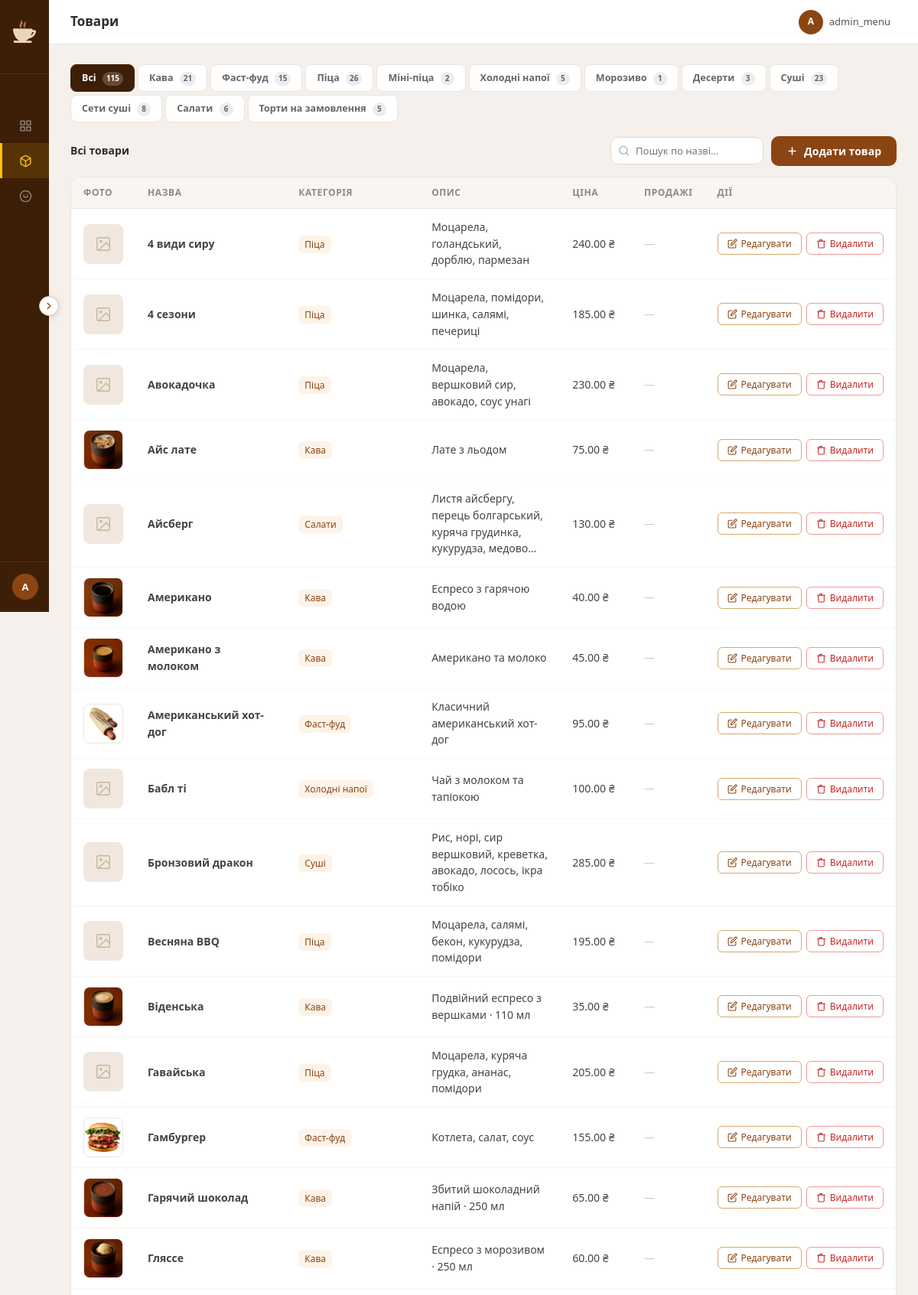
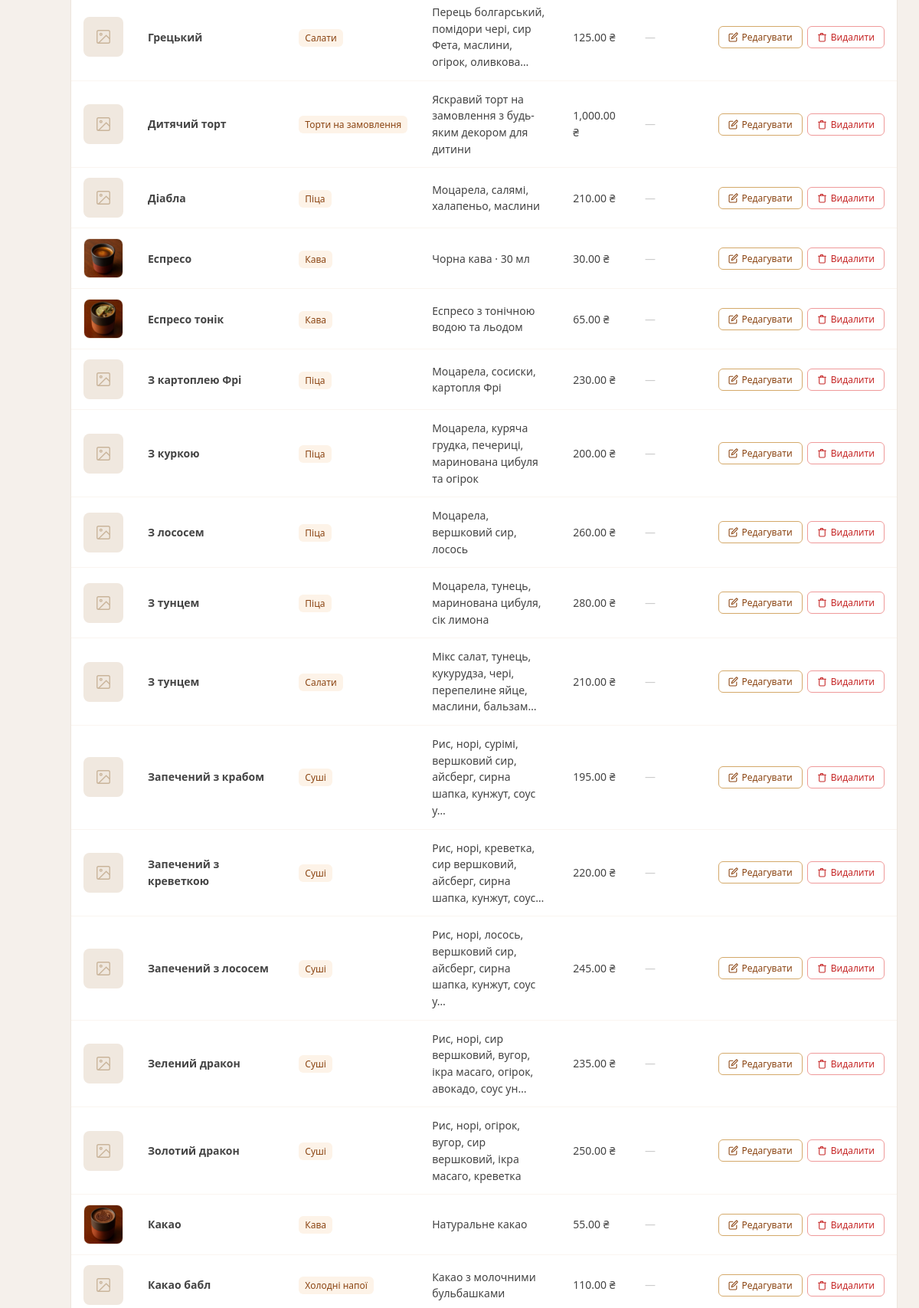
The app's page /admin/manage_items.php (signed in, upper part) with its own data (2 pictures, top to bottom).
### tables this page shows
CREATE TABLE `pizza_items` (
  `id` int(11) NOT NULL AUTO_INCREMENT,
  `name` varchar(255) NOT NULL,
  `description` text DEFAULT NULL,
  `image` varchar(255) NOT NULL,
  `price` decimal(10,2) NOT NULL DEFAULT 0.00,
  `price_large` decimal(10,2) DEFAULT 0.00,
  `popularity` int(11) NOT NULL DEFAULT 0,
  `sauce_type` enum('tomato','cream','bbq') NOT NULL DEFAULT 'tomato',
  `is_spicy` tinyint(1) NOT NULL DEFAULT 0,
  `has_size_choice` tinyint(1) NOT NULL DEFAULT 1,
  `ingredients_tags` varchar(500) DEFAULT NULL,
  PRIMARY KEY (`id`),
  KEY `popularity` (`popularity`)
);

CREATE TABLE `coffee_items` (
  `id` int(11) NOT NULL AUTO_INCREMENT,
  `name` varchar(255) NOT NULL,
  `description` text DEFAULT NULL,
  `image` varchar(255) NOT NULL,
  `price` decimal(10,2) NOT NULL DEFAULT 0.00,
  `is_cold` tinyint(1) NOT NULL DEFAULT 0,
  `popularity` int(11) NOT NULL DEFAULT 0,
  PRIMARY KEY (`id`),
  KEY `popularity` (`popularity`)
);

CREATE TABLE `salad_items` (
  `id` int(11) NOT NULL AUTO_INCREMENT,
  `name` varchar(255) NOT NULL,
  `description` text DEFAULT NULL,
  `image` varchar(255) NOT NULL DEFAULT 'static/images/menu_items/default.jpg',
  `price` decimal(10,2) NOT NULL DEFAULT 0.00,
  `popularity` int(11) NOT NULL DEFAULT 0,
  PRIMARY KEY (`id`),
  KEY `popularity` (`popularity`)
);

CREATE TABLE `fast_food_items` (
  `id` int(11) NOT NULL AUTO_INCREMENT,
  `name` varchar(255) NOT NULL,
  `description` text DEFAULT NULL,
  `image` varchar(255) NOT NULL,
  `price` decimal(10,2) NOT NULL DEFAULT 0.00,
  `popularity` int(11) NOT NULL DEFAULT 0,
  `variant_options` text DEFAULT NULL,
  PRIMARY KEY (`id`),
  KEY `popularity` (`popularity`)
);

CREATE TABLE `cold_drink_items` (
  `id` int(11) NOT NULL AUTO_INCREMENT,
  `name` varchar(255) NOT NULL,
  `description` text DEFAULT NULL,
  `image` varchar(255) NOT NULL,
  `price` decimal(10,2) NOT NULL DEFAULT 0.00,
  `popularity` int(11) NOT NULL DEFAULT 0,
  PRIMARY KEY (`id`),
  KEY `popularity` (`popularity`)
);

CREATE TABLE `sushi_items` (
  `id` int(11) NOT NULL AUTO_INCREMENT,
  `name` varchar(255) NOT NULL,
  `subcategory` varchar(80) NOT NULL DEFAULT '',
  `description` text DEFAULT NULL,
  `weight` varchar(20) NOT NULL DEFAULT '',
  `image` varchar(255) NOT NULL DEFAULT 'static/images/menu_items/default.jpg',
  `price` decimal(10,2) NOT NULL DEFAULT 0.00,
  `popularity` int(11) NOT NULL DEFAULT 0,
  PRIMARY KEY (`id`),
  KEY `popularity` (`popularity`)
);

CREATE TABLE `cake_items` (
  `id` int(11) NOT NULL AUTO_INCREMENT,
  `name` varchar(255) NOT NULL,
  `description` text DEFAULT NULL,
  `image` varchar(255) NOT NULL DEFAULT 'static/images/menu_items/default.jpg',
  `price_per_kg` decimal(10,2) NOT NULL DEFAULT 1000.00,
  `min_weight` decimal(4,1) NOT NULL DEFAULT 1.0,
  `is_custom_order` tinyint(1) NOT NULL DEFAULT 1,
  `popularity` int(11) NOT NULL DEFAULT 0,
  `price` decimal(10,2) NOT NULL DEFAULT 1000.00,
  PRIMARY KEY (`id`),
  KEY `popularity` (`popularity`)
);

### admin/manage_items.php (the view, shortened to what this page needs)
<?php
require_once __DIR__ . '/../db/db.php';
$allowed = ['coffee_items','fast_food_items','pizza_items','mini_pizza_items','cold_drink_items','ice_cream_items','dessert_items','sushi_items','sushi_sets','salad_items','cake_items'];
$categoryNames = [
    'coffee_items'      => 'Кава',
    'fast_food_items'   => 'Фаст-фуд',
    'pizza_items'       => 'Піца', 'mini_pizza_items' => 'Міні-піца',
    'cold_drink_items'  => 'Холодні напої',
    'ice_cream_items'   => 'Морозиво',
    'dessert_items'     => 'Десерти',
    'sushi_items'       => 'Суші',
    'sushi_sets'        => 'Сети суші',
    'salad_items'       => 'Салати',
    'cake_items'        => 'Торти на замовлення',
];
$category = $_GET['category'] ?? 'all';
$isAll    = ($category === 'all');
$catTitle = $isAll ? 'Всі товари' : ($categoryNames[$category] ?? $category);
$popularity = [];
$items = [];
if ($isAll) {
    foreach ($allowed as $t) {
        $res2 = $conn->query("SELECT id, name, description, image, price FROM `$t` ORDER BY id DESC");
        if ($res2) while ($row = $res2->fetch_assoc()) {
            $row['_table'] = $t;
            $items[] = $row;
        }
    }
    usort($items, fn($a,$b) => strcmp($a['name'], $b['name']));
} else {
    $res = $conn->query("SELECT * FROM `$category` ORDER BY id DESC");
    if ($res) while ($row = $res->fetch_assoc()) $items[] = $row;
}
$tabCounts = [];
foreach ($allowed as $t) {
    $r2 = $conn->query("SELECT COUNT(*) AS c FROM `$t`");
    $tabCounts[$t] = $r2 ? (int)$r2->fetch_assoc()['c'] : 0;
}
$tabCounts['all'] = array_sum($tabCounts);
$nameCol = 'name';
include 'includes/layout_top.php';
?>
<div class="cat-tabs">
  <a href="manage_items.php?category=all"
     class="cat-tab <?= $isAll?'active':'' ?>">
    Всі
    <span class="cat-tab-count"><?= $tabCounts['all'] ?></span>
  </a>
  <?php foreach ($allowed as $t): ?>
    <a href="manage_items.php?category=<?= $t ?>"
       class="cat-tab <?= (!$isAll && $category===$t)?'active':'' ?>">
      <?= $categoryNames[$t] ?>
      <span class="cat-tab-count"><?= $tabCounts[$t] ?></span>
    </a>
  <?php endforeach; ?>
</div>
<div class="section-head">
  <h2 class="section-title"><?= htmlspecialchars($catTitle) ?></h2>
  <div style="display:flex;gap:10px;align-items:center;flex-wrap:wrap">
    <div style="position:relative">
      <input type="search" id="itemSearch" placeholder="Пошук по назві…"
             style="padding:8px 12px 8px 32px;border:1.5px solid #e0d8d0;border-radius:10px;font-size:13px;font-family:inherit;outline:none;width:200px;transition:border-color .2s"
             oninput="filterItems(this.value)"
             onfocus="this.style.borderColor='#8B4513'" onblur="this.style.borderColor='#e0d8d0'">
    </div>
    <button class="btn-add-item" onclick="openItemModal()">
      <svg width="15" height="15" viewBox="0 0 24 24" fill="none" stroke="currentColor" stroke-width="2.5" stroke-linecap="round">
        <line x1="12" y1="5" x2="12" y2="19"/><line x1="5" y1="12" x2="19" y2="12"/>
      </svg>
      Додати товар
    </button>
  </div>
</div>
<div class="table-wrap">
  <table class="admin-table">
    <thead>
      <tr>
        <th>Фото</th><th>Назва</th>
        <?php if ($isAll): ?><th>Категорія</th><?php endif; ?>
        <th class="col-hide-mobile">Опис</th>
        <th>Ціна</th><th class="col-hide-mobile">Продажі</th><th>Дії</th>
      </tr>
    </thead>
    <tbody id="itemsTableBody">
      <?php foreach ($items as $item):
        $itemCat  = $item['_table'] ?? $category;
        $name     = $item['name'] ?? '—';
        $desc     = $item['description'] ?? '';
        $sold     = $popularity[$item['id']] ?? 0;
      ?>
      <tr id="item-row-<?= $item['id'] ?>" data-cat="<?= htmlspecialchars($itemCat) ?>">
        <?php
          $imgSrc = $item['image'] ?? '';
          $hasPhoto = !empty($imgSrc)
                      && !str_contains($imgSrc, 'default.jpg')
                      && file_exists(__DIR__ . '/../' . $imgSrc);
        ?>
        <td>
          <?php if ($hasPhoto): ?>
            <img src="../<?= htmlspecialchars($imgSrc) ?>" alt=""
                 style="width:52px;height:52px;object-fit:cover;border-radius:8px;border:1px solid #ede5dd"
                 onerror="this.replaceWith(document.getElementById('no-photo-tpl').content.cloneNode(true))">
          <?php else: ?>
            <div style="width:52px;height:52px;background:#f0e8df;border-radius:8px;display:flex;align-items:center;justify-content:center">
              <svg width="22" height="22" viewBox="0 0 24 24" fill="none" stroke="#c9b49a" stroke-width="1.5"><rect x="3" y="3" width="18" height="18" rx="2"/><circle cx="8.5" cy="8.5" r="1.5"/><polyline points="21 15 16 10 5 21"/></svg>
            </div>
          <?php endif; ?>
        </td>
        <td><strong><?= htmlspecialchars($name) ?></strong></td>
        <?php if ($isAll): ?>
        <td>
          <a href="manage_items.php?category=<?= $itemCat ?>" style="font-size:12px;color:#8B4513;text-decoration:none;background:#fdf3e8;padding:3px 8px;border-radius:6px;white-space:nowrap">
            <?= htmlspecialchars($categoryNames[$itemCat] ?? $itemCat) ?>
          </a>
        </td>
        <?php endif; ?>
        <td class="td-desc col-hide-mobile"><?= htmlspecialchars(mb_substr($desc,0,70)) ?><?= mb_strlen($desc)>70?'…':'' ?></td>
        <td><?= number_format($item['price'],2) ?> ₴</td>
        <td class="col-hide-mobile">
          <?php if ($sold > 0): ?>
            <span class="sold-badge"><?= $sold ?> шт</span>
          <?php else: ?>
            <span style="color:#ccc">—</span>
          <?php endif; ?>
        </td>
        <td>
          <div class="item-actions" id="actions-<?= $item['id'] ?>">
            <?php
              $itemForJs = array_merge($item, ['_nameCol' => $nameCol]);
              if (!$hasPhoto) {
                  $itemForJs['image'] = '';
              }
            ?>
            <button class="item-btn-edit"
                    onclick='openItemModal(<?= $item["id"] ?>, <?= htmlspecialchars(json_encode($itemForJs), ENT_QUOTES) ?>)'>
              <svg width="13" height="13" viewBox="0 0 24 24" fill="none" stroke="currentColor" stroke-width="2" stroke-linecap="round"><path d="M11 4H4a2 2 0 0 0-2 2v14a2 2 0 0 0 2 2h14a2 2 0 0 0 2-2v-7"/><path d="M18.5 2.5a2.121 2.121 0 0 1 3 3L12 15l-4 1 1-4 9.5-9.5z"/></svg>
              Редагувати
            </button>
            <button class="item-btn-delete" onclick="confirmDelete(<?= $item['id'] ?>, '<?= htmlspecialchars(addslashes($name)) ?>')">
              <svg width="13" height="13" viewBox="0 0 24 24" fill="none" stroke="currentColor" stroke-width="2" stroke-linecap="round"><polyline points="3 6 5 6 21 6"/><path d="M19 6v14a2 2 0 0 1-2 2H7a2 2 0 0 1-2-2V6m3 0V4a1 1 0 0 1 1-1h4a1 1 0 0 1 1 1v2"/></svg>
              Видалити
            </button>
          </div>
        </td>
      </tr>
      <?php endforeach; ?>
    </tbody>
  </table>
</div>
<?php include 'includes/layout_bottom.php'; ?>

### records on screen
pizza_items: name "4 види сиру", itemCat "Піца", description "Моцарела, голандський, дорблю, пармезан", price "240.00"
pizza_items: name "4 сезони", itemCat "Піца", description "Моцарела, помідори, шинка, салямі, печериці", price "185.00"
pizza_items: name "Авокадочка", itemCat "Піца", description "Моцарела, вершковий сир, авокадо, соус унагі", price "230.00"
coffee_items: image (picture), name "Айс лате", itemCat "Кава", description "Лате з льодом", price "75.00"
salad_items: name "Айсберг", itemCat "Салати", description "Листя айсбергу, перець болгарський, куряча грудинка, кукурудза, медово", price "130.00"
coffee_items: image (picture), name "Американо", itemCat "Кава", description "Еспресо з гарячою водою", price "40.00"
coffee_items: image (picture), name "Американо з молоком", itemCat "Кава", description "Американо та молоко", price "45.00"
fast_food_items: image (picture), name "Американський хот-дог", itemCat "Фаст-фуд", description "Класичний американський хот-дог", price "95.00"
cold_drink_items: name "Бабл ті", itemCat "Холодні напої", description "Чай з молоком та тапіокою", price "100.00"
sushi_items: name "Бронзовий дракон", itemCat "Суші", description "Рис, норі, сир вершковий, креветка, авокадо, лосось, ікра тобіко", price "285.00"
pizza_items: name "Весняна BBQ", itemCat "Піца", description "Моцарела, салямі, бекон, кукурудза, помідори", price "195.00"
coffee_items: image (picture), name "Віденська", itemCat "Кава", description "Подвійний еспресо з вершками · 110 мл", price "35.00"
pizza_items: name "Гавайська", itemCat "Піца", description "Моцарела, куряча грудка, ананас, помідори", price "205.00"
fast_food_items: image (picture), name "Гамбургер", itemCat "Фаст-фуд", description "Котлета, салат, соус", price "155.00"
coffee_items: image (picture), name "Гарячий шоколад", itemCat "Кава", description "Збитий шоколадний напій · 250 мл", price "65.00"
coffee_items: image (picture), name "Гляссе", itemCat "Кава", description "Еспресо з морозивом · 250 мл", price "60.00"
salad_items: name "Грецький", itemCat "Салати", description "Перець болгарський, помідори чері, сир Фета, маслини, огірок, оливкова", price "125.00"
cake_items: name "Дитячий торт", itemCat "Торти на замовлення", description "Яскравий торт на замовлення з будь-яким декором для дитини", price "1,000.00"
pizza_items: name "Діабла", itemCat "Піца", description "Моцарела, салямі, халапеньо, маслини", price "210.00"
coffee_items: image (picture), name "Еспресо", itemCat "Кава", description "Чорна кава · 30 мл", price "30.00"
coffee_items: image (picture), name "Еспресо тонік", itemCat "Кава", description "Еспресо з тонічною водою та льодом", price "65.00"
pizza_items: name "З картоплею Фрі", itemCat "Піца", description "Моцарела, сосиски, картопля Фрі", price "230.00"
pizza_items: name "З куркою", itemCat "Піца", description "Моцарела, куряча грудка, печериці, маринована цибуля та огірок", price "200.00"
pizza_items: name "З лососем", itemCat "Піца", description "Моцарела, вершковий сир, лосось", price "260.00"
pizza_items: name "З тунцем", itemCat "Піца", description "Моцарела, тунець, маринована цибуля, сік лимона", price "280.00"
salad_items: name "З тунцем", itemCat "Салати", description "Мікс салат, тунець, кукурудза, чері, перепелине яйце, маслини, бальзам", price "210.00"
sushi_items: name "Запечений з крабом", itemCat "Суші", description "Рис, норі, сурімі, вершковий сир, айсберг, сирна шапка, кунжут, соус у", price "195.00"
sushi_items: name "Запечений з креветкою", itemCat "Суші", description "Рис, норі, креветка, сир вершковий, айсберг, сирна шапка, кунжут, соус", price "220.00"
sushi_items: name "Запечений з лососем", itemCat "Суші", description "Рис, норі, лосось, вершковий сир, айсберг, сирна шапка, кунжут, соус у", price "245.00"
sushi_items: name "Зелений дракон", itemCat "Суші", description "Рис, норі, сир вершковий, вугор, ікра масаго, огірок, авокадо, соус ун", price "235.00"
sushi_items: name "Золотий дракон", itemCat "Суші", description "Рис, норі, огірок, вугор, сир вершковий, ікра масаго, креветка", price "250.00"
coffee_items: image (picture), name "Какао", itemCat "Кава", description "Натуральне какао", price "55.00"
cold_drink_items: name "Какао бабл", itemCat "Холодні напої", description "Какао з молочними бульбашками", price "110.00"

### other values on screen
$adminInitial "A"
$pageTitle "Товари"
$adminUsername "admin_menu"
$tabCounts['all'] "115"
$categoryNames[$t] "Кава"
$tabCounts[$t] "21"
$categoryNames[$t] "Фаст-фуд"
$tabCounts[$t] "15"
$categoryNames[$t] "Піца"
$tabCounts[$t] "26"
$categoryNames[$t] "Міні-піца"
$tabCounts[$t] "2"
$categoryNames[$t] "Холодні напої"
$tabCounts[$t] "5"
$categoryNames[$t] "Морозиво"
